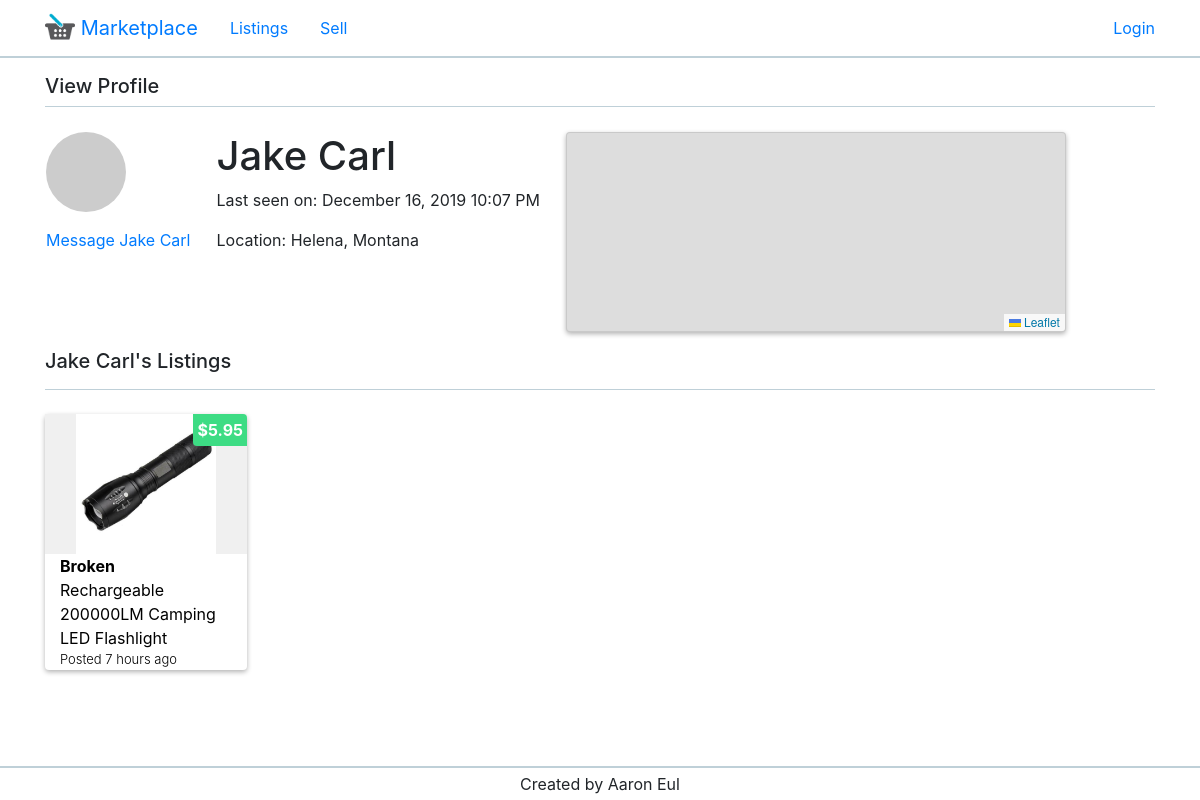
Page /user/4 on the committed database.
### app/models.py (models this page shows, shortened)
class User(UserMixin, db.Model):
    id = db.Column(db.Integer, primary_key=True)
    name = db.Column(db.String(30))
    email = db.Column(db.String(120), index=True, unique=True)
    password_hash = db.Column(db.String(128))
    state = db.Column(db.String(20))
    city = db.Column(db.String(50))
    listings = db.relationship('Listing', backref='author', lazy='dynamic')
    last_seen = db.Column(db.DateTime, default=datetime.utcnow)
    def avatar(self, size):
        digest = md5(self.email.lower().encode('utf-8')).hexdigest()
        return 'https://www.gravatar.com/avatar/{}?d=identicon&s={}'.format(digest, size)

class Listing(db.Model):
    id = db.Column(db.Integer, primary_key=True)
    title = db.Column(db.String(100))
    price = db.Column(db.String(20))  # number db.Float
    condition = db.Column(db.String(10))
    body = db.Column(db.String(300))
    timestamp = db.Column(db.DateTime, index=True, default=datetime.utcnow)
    user_id = db.Column(db.Integer, db.ForeignKey('user.id'))

class Image(db.Model):
    id = db.Column(db.Integer, primary_key=True)
    name = db.Column(db.String(100))
    extension = db.Column(db.String(100))
    instance = db.Column(db.Integer)
    src = db.Column(db.String(100))
    listing_id = db.Column(db.Integer, db.ForeignKey('listing.id'))

### app/routes.py (the view)
@app.route('/user/<id>')
def user(id):
    _user = User.query.filter_by(id=id).first_or_404()
    listings = Listing.query.filter_by(user_id=_user.id).order_by(Listing.timestamp.desc()).all()
    images = {}
    for _listing in listings:
        images[_listing.id] = Image.query.filter_by(listing_id=_listing.id).first()
    return render_template('user.html', user=_user, listings=listings, images=images, title='View Profile', user_info=False)

### app/routes.py (called while the page is built)
@app.before_request
def before_request():
    if current_user.is_authenticated:
        current_user.last_seen = datetime.utcnow()
        db.session.commit()

### app/templates/user.html (shortened to what this page needs)
{% extends "base.html" %}
{% block app_content %}
    <link rel="stylesheet" href="https://unpkg.com/leaflet@1.6.0/dist/leaflet.css"
/>
    <table id="user-table">
        <tr valign="top">
            <td class="mr-4">
                <img class="profile-image" src="{{ user.avatar(128) }}">
                {% if user == current_user %}
                    <p class="mt-3 mb-0"><a href="{{ url_for('edit_profile') }}">Edit your profile</a></p>
                {% else %}
                    <p class="mt-3 mb-0"><a href="{{ url_for('message', id=user.id) }}">Message {{ user.name }}</a></p>
                {% endif %}
            </td>
            <td class="mr-4">
                <h1>{{ user.name }}</h1>
                {% if user.last_seen %}
                    <p>Last seen on: {{ moment(user.last_seen).format('LLL') }}</p>
                {% endif %}
                <p>Location: {{ user.city }}, {{ user.state }}</p>
            </td>
            <td>
                <div id="map"></div>
            </td>
        </tr>
    </table>
    {% if listings %}
    <div class="title-container mt-3 mb-4">
        <h5 class="mt-3 mb-3">{{ user.name }}'s Listings</h5>
    </div>
    {% endif %}
    {% include "_listings.html" %}
{% endblock %}

### app/templates/_listing.html (shortened to what this page needs)
<div class="listing mb-4 ml-4">
    <a class="listing-a" href="{{ url_for('listing', id=listing.id) }}">
        <div class="price p-1">${{ listing.price }}</div>
        <div class="container-fluid image-container">
            <div>
                <img height="140" width="auto" src="../static/listing_images/{{ images[listing.id].src }}"/>
            </div>
        </div>
    </a>
    <div class="container-fluid">
        <a class="listing-a" href="{{ url_for('listing', id=listing.id) }}">
            <p class="condition m-0">{{ listing.condition }}</p>
            <p class="m-0">{{ listing.title }}</p>
            <p class="m-0 time-created">Posted {{ moment(listing.timestamp).fromNow() }}</p>
        </a>
    </div>
</div>

### app/static/style/style.css (style rules this page uses)
.profile-image { border-radius: 50%; }
#user-table td { display: inline-block; }
#map { width: 500px; height: 200px; overflow: hidden; box-shadow: 0 2px 5px rgba(0,0,0,0.3); border-radius: 4px; border: solid 1px #80808038; }
.listing { width: 202px; background: #fff; box-shadow: 0 2px 5px rgba(0,0,0,0.3); border-radius: 4px; position: relative; }
.listing a { color: black; text-decoration: none; }
.condition { font-weight: 700; }
.time-created { font-size: small; font-weight: 300; }
.image-container { background: #f0f0f0; height: 140px; text-align: center; }
.image-container > div { width: 100%; height: 100%; overflow: hidden; }
.price { position: absolute; right: 0; background: #3ddc84; border-bottom-left-radius: 4px; border-top-right-radius: 4px; color: white; font-weight: bold; text-align: center; }
.title-container { border-bottom: #bfd0d8 solid 1px; }

### rows in the picture
User: name "Jake Carl", last_seen "December 16, 2019 10:07 PM", city "Helena", state "Montana"
Listing: price "5.95", src (picture), condition "Broken", title "Rechargeable 200000LM Camping LED Flashlight", timestamp "7 hours ago"

### other values in the picture
{{ title }} "View Profile"
